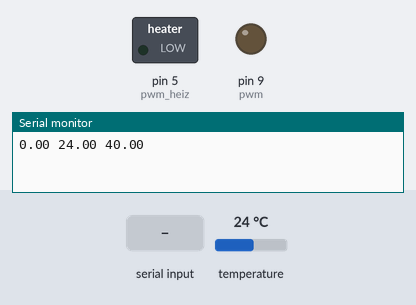
This sketch was run on a simulated Arduino Uno, built with avr-gcc and run on an emulated ATmega328P. On the bench: switched loads named in the sketch (green lamp = pin HIGH), output pins drawn as LEDs (lit = HIGH), the last lines printed to the serial monitor. The inputs (shaded band) are chosen by the test bench; at power-on: temperature 24 °C.

Above: at 3.2 s.
3.3 s: temperature set to 41 °C
At 4.0 s:
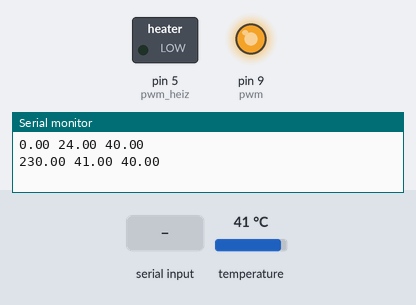
6.9 s: "setHeiz 1\n" received over Serial
At 7.9 s:
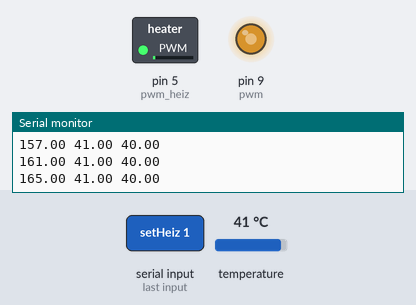
10.5 s: temperature set to 12 °C
12.7 s: "setOffset 1\n" received over Serial
At 14.7 s:
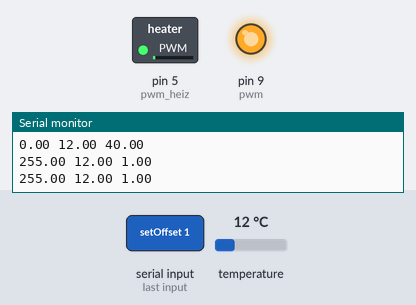
15.0 s: "setHeiz 150\n" received over Serial
At 16.0 s:
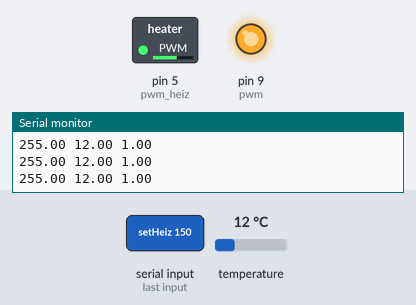
16.5 s: "setOffset 150\n" received over Serial
At 17.6 s:
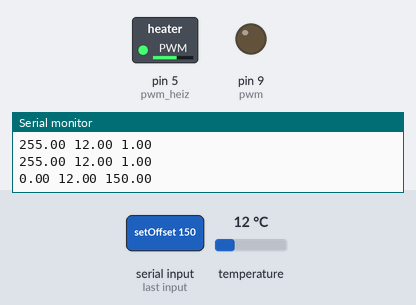
Timing chart, 0 to 30.3 s (numbered marks = the images above; inputs shaded):
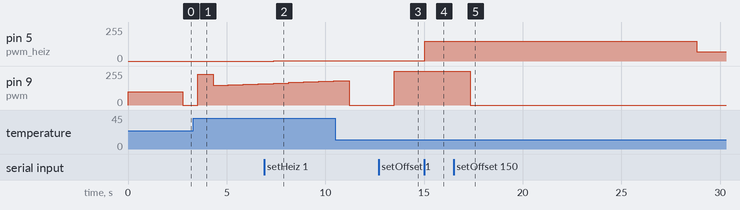

Measured:
- after the input at 3.3 s, pin 9 (pwm): 0/255 → 230/255 after 0.25 s, → 149/255 0.77 s later, → 153/255 0.77 s later, → 157/255 0.77 s later, … (5 changes in this stretch)
- after the input at 6.9 s, pin 5 (pwm_heiz): 0/255 → 1/255 after 0.48 s
- after the input at 12.7 s, pin 9 (pwm): 0/255 → 255/255 after 0.80 s
- after the input at 15.0 s, pin 5 (pwm_heiz): 1/255 → 150/255 at once
- after the input at 16.5 s, pin 9 (pwm): 255/255 → 0/255 after 0.83 s

The sketch:

windows_PID_venti.ino
```cpp
//Versuch der Regelung vom Ventilator
//PI-Regler

#include <OneWire.h>
#include <DallasTemperature.h>
#include "PID_v1.h"

#define ONE_WIRE_BUS 12  //the DT sensor Daten wird vom PIN 12 bekommen

#define pin 4  // Vom PIN4 wird die Drehzahl vom Ventilator gelesen
#define pwm 9 // Vom PIN9 wird die PWM Value vom Venzilator ausgegeben
#define pwm_heiz 5 // Vom PIN5 wird die PWM Value vom Heizwiderstand ausgegeben
double pwmValue = 100;  // PWM value für Ventilator, damit die Drehzahl vom Ventilator gereglt werden kann.
int pwmValue_heiz=70; // PWM value für Heizwiderstand

OneWire oneWire(ONE_WIRE_BUS);
DallasTemperature sensors(&oneWire);

String command; //String für Parser
double t_input=40; //die Temoeratur vom Sensor
double t_offset=40;//Soll-Temperatur
double k_p=50;//die Verstärkung des proportionalen Anteil
double k_i=40;//der Parameter des integrierenden Anteil
double k_d=0.5; //der Parameter des differenzielen Anteil
PID myPID(&t_input, &pwmValue, &t_offset, k_p, k_i, k_d, DIRECT);//PID-Regler

int i=0;//Zähler des Zyklus

void setup() {
  // put your setup code here, to run once:
  Serial.begin(115200);//Parametrien des Fenster
  pinMode(pin, INPUT_PULLUP);
  pinMode(pwm, OUTPUT);
  pinMode(pwm_heiz, OUTPUT);
  sensors.begin(); //Temperatur Sensor startet.

  myPID.SetMode(AUTOMATIC);//PI-Regler startet.
  analogWrite(pwm, pwmValue);
  delay(2000);
}

void loop() {
  // put your main code here, to run repeatedly:

  i++; //zählen die Zyklen
  parserCheck();//Parsersoll prüfen ob eine Commandline übergeben wurde
  sensors.requestTemperatures();//Temperatur vom Sensor abgefragt
  t_input=sensors.getTempCByIndex(0);//lesen die Temperatur des Sensor
  myPID.Compute();//regeln
  pwmValue=(int)pwmValue;// Formatkonvertierung vom double zur int
  if(pwmValue>255)  //PWM value ist zwischen 0 und 255
  {
    pwmValue=255;
    }
  if(pwmValue<0)
  {
    pwmValue=0;
    }
  analogWrite(pwm, 255-pwmValue);

  //Heizwiderstand wird eingeschaltet am 5th Zyklus. Hier funktioniert der Widerstand als eine Einheitssprung
  if(i==35)
  {
    analogWrite(pwm_heiz,pwmValue_heiz);
    }

//Ausgabe vom Daten
  Serial.print(255-pwmValue);
  Serial.print(" ");
  Serial.print(t_input);
  Serial.print(" ");
  Serial.println(t_offset);

}


//_________________________________________PARSER______________________________________________

void parserCheck() {
  //Prüfen ob Serial vom USB aus übergeben wird
  //Jeder Charakter wird durchgegangen bis eine new line übergeben wird. Dann wird der Befehl überprüft und ausgeführt
  while(Serial.available())
  {
      char c = Serial.read();

      if(c == '\n')
      //every command is separate from a line
      {
          //command wird überprüft, was für ein Befehl vorliegt
		  parseCommand(command);
          command = "";
      }
      else
      {
          //Zusammenfügen der Charakter
		  command += c;
      }
    }


}

void parseCommand(String com)
{
  //Erstellen von Arbeitsvariablen
	String part1;
   String part2;

//Teilen des Strings in 2 Teile
   part1 = com.substring(0, com.indexOf(" "));
   part2 = com.substring(com.indexOf(" ") + 1);

   //Überprüfen von part 1 und part 2
 if(part1.equalsIgnoreCase("setOffset"))
  {
      int token2 = part2.toInt();

      t_offset = token2;
     //optionale Ausgabe
	 // Serial.print("Solltemperatur geändert auf ");
      //Serial.print(t_offset);
      //Serial.println(" C°");
  }
  else if(part1.equalsIgnoreCase("setHeiz"))
  {
    //Änderung PWHEIZ
    int token3 = part2.toInt();
    analogWrite(pwm_heiz, token3);

    }
    else if(part1.equalsIgnoreCase("ki"))
  {
    //Änderung K_I Ändern
    int token4 = part2.toInt();
    k_i=token4;
    //Serial.print("k_i geändert auf ");
     // Serial.print(token4);
    }
    else if(part1.equalsIgnoreCase("kp"))
  {
    //Änderung K_P
    int token5 = part2.toInt();
    k_p=token5;
    //Serial.print("k_p geändert auf ");
      //Serial.print(token5);
    }
  else
  {
      Serial.println("COMMAND NOT RECONGNIZED");
  }

}
```
